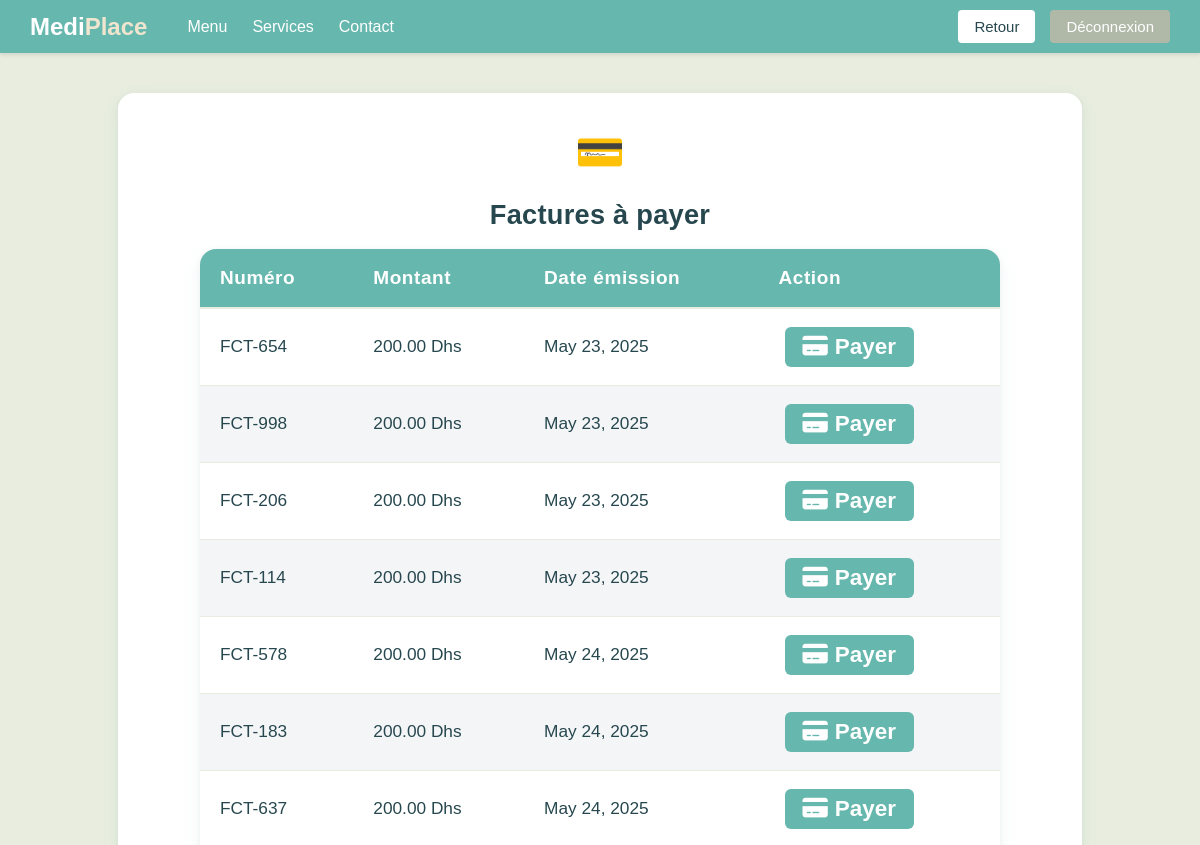
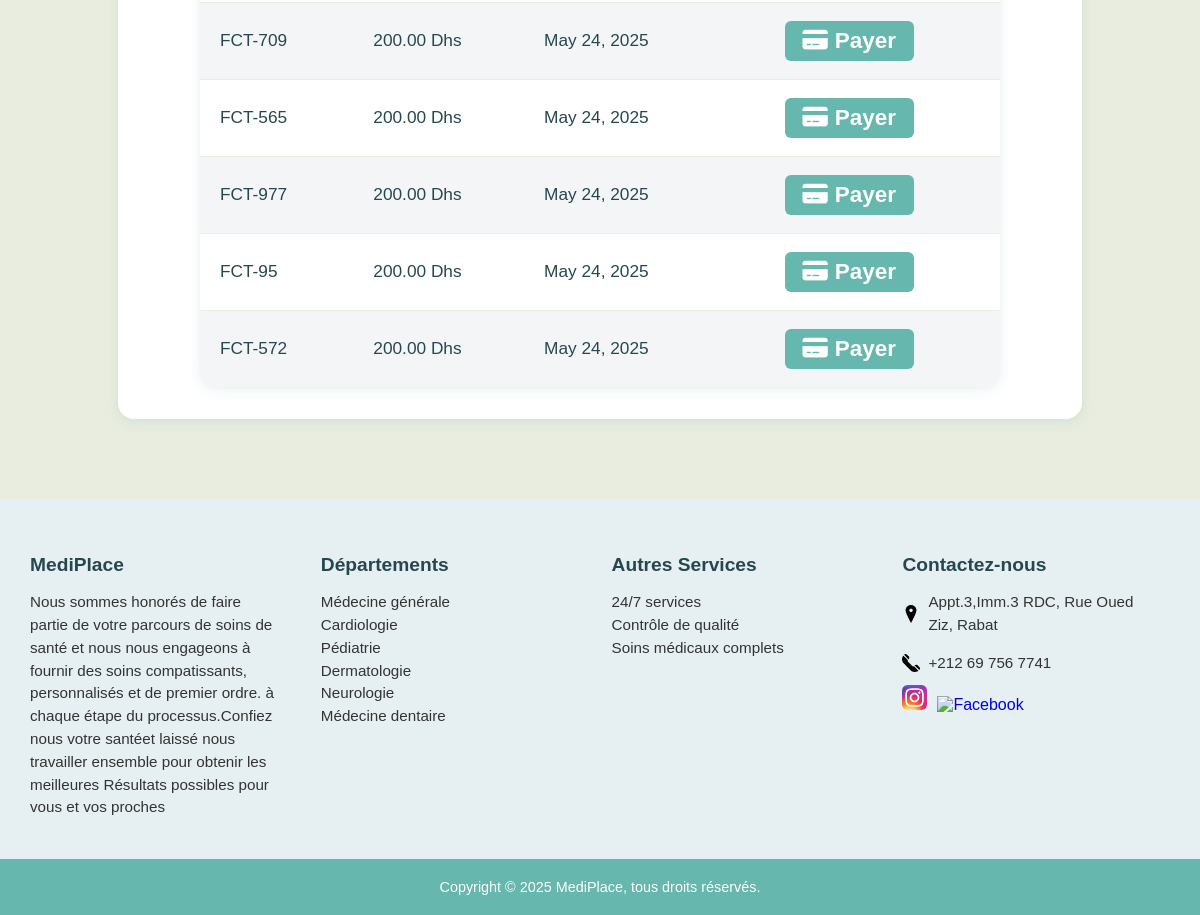
/payerpat/ (signed in), run on an earlier commit of the app's database (2 pictures, top to bottom).
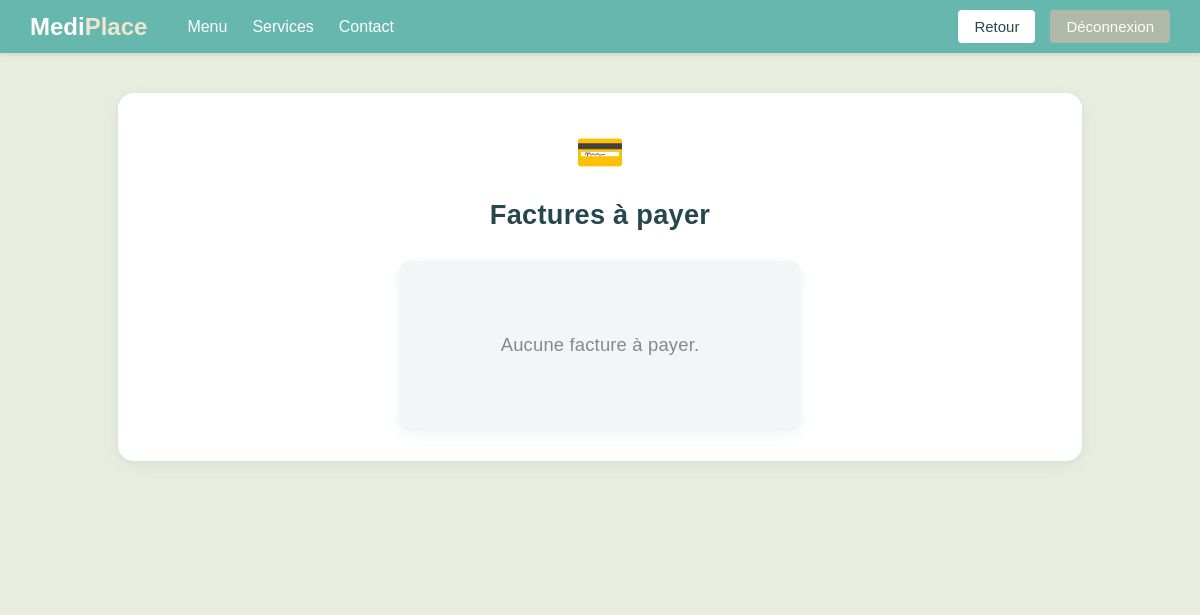
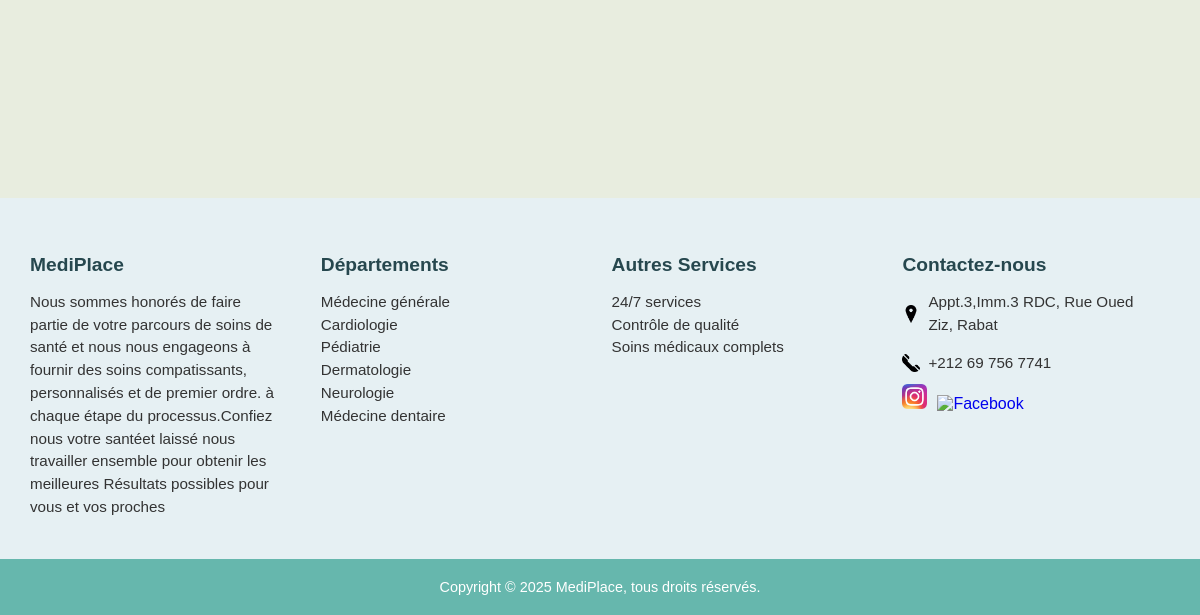
And on a later commit of the database (2 pictures, top to bottom).
### cabinet/models.py (models this page shows, shortened)
class Facture(models.Model):
    STATUT_CHOICES = [
        ('EN_ATTENTE', 'En attente'),
        ('PAYEE', 'Payée'),
    ]
    numero_facture = models.CharField(max_length=20, unique=True)
    montant = models.DecimalField(max_digits=10, decimal_places=2)
    date_emission = models.DateField(null=True, blank=True)
    date_paiement = models.DateField(null=True, blank=True)
    statut_paiement = models.CharField(max_length=20, choices=STATUT_CHOICES, default='EN_ATTENTE')
    rendez_vous = models.OneToOneField('RendezVous', on_delete=models.CASCADE, related_name='facture', null=True, blank=True)

### cabinet/views.py (the view)
# urls.py: path("payerpat/", views.effecpaiementpat, name="payerpat"),
def effecpaiementpat(request):
    emailpatt = request.session.get('user_email')
    if not emailpatt:
        return redirect('login')
    from .models import Facture, Patient
    patient = Patient.objects.get(email=emailpatt)
    if request.method == 'POST':
        facture_id = request.POST.get('facture_id')
        try:
            facture = Facture.objects.get(id=facture_id, rendez_vous__patient=patient, statut_paiement='EN_ATTENTE')
            facture.statut_paiement = 'PAYEE'
            facture.date_paiement = datetime.now().date()
            facture.save()
            msg = "Facture payée avec succès."
        except Facture.DoesNotExist:
            msg = "Facture introuvable ou déjà payée."
    else:
        msg = None
    factures = Facture.objects.filter(rendez_vous__patient=patient, statut_paiement='EN_ATTENTE')
    return render(request, 'cabinet/paiementpat.html', {'factures': factures, 'msg': msg})

### cabinet/templates/cabinet/paiementpat.html (shortened to what this page needs)
{% load static %}
<!DOCTYPE html>
<html lang="fr">
<head>
  <link rel="stylesheet" href="https://cdnjs.cloudflare.com/ajax/libs/font-awesome/6.5.0/css/all.min.css"/>
  <link rel="stylesheet" href="{% static 'cabinet/css/main_pat.css' %}"/>
  <link rel="stylesheet" href="{% static 'cabinet/css/Paiementpat.css' %}"/>
</head>
<body>
 {% include 'cabinet/headerbase.html' %}
  <section class="paiement-section">
    <div class="paiement-box">
      <div style="font-size:2.5em; margin-bottom: 10px; color:#66B7AD;">💳</div>
      <h2 style="font-size:1.7em; font-weight:700; margin-bottom: 18px; letter-spacing:0.01em;">Factures à payer</h2>
      {% if factures %}
        <form method="POST">
          <table class="modern-table" style="margin: 0 auto;">
            <thead>
              <tr>
                <th>Numéro</th>
                <th>Montant</th>
                <th>Date émission</th>
                <th>Action</th>
              </tr>
            </thead>
            <tbody>
              {% for facture in factures %}
              <tr>
                <td>{{ facture.numero_facture }}</td>
                <td>{{ facture.montant }} Dhs</td>
                <td>{{ facture.date_emission }}</td>
                <td>
                  <button type="submit" name="facture_id" value="{{ facture.id }}" class="action-btn" style="background:#66B7AD;color:white;border:none;border-radius:6px;padding:7px 18px;font-weight:600;display:flex;align-items:center;gap:7px;cursor:pointer;transition:background 0.2s;"><i class="fas fa-credit-card"></i> Payer</button>
                </td>
              </tr>
              {% endfor %}
            </tbody>
          </table>
        </form>
      {% else %}
        <div class="empty-history-msg">Aucune facture à payer.</div>
      {% endif %}
    </div>
  </section>
   <div style="height: 80px;"></div>
{% include 'cabinet/footerbase.html' %}
</body>
</html>

What changed in the data, as far as the page shows it:
removed Facture: numero_facture "FCT-654", montant "200.00", date_emission "May 23, 2025", {{ facture.id }} 25 (drawn)
removed Facture: numero_facture "FCT-998", montant "200.00", date_emission "May 23, 2025", {{ facture.id }} 26 (drawn)
removed Facture: numero_facture "FCT-206", montant "200.00", date_emission "May 23, 2025", {{ facture.id }} 27 (drawn)
removed Facture: numero_facture "FCT-114", montant "200.00", date_emission "May 23, 2025", {{ facture.id }} 28 (drawn)
removed Facture: numero_facture "FCT-578", montant "200.00", date_emission "May 24, 2025", {{ facture.id }} 29 (drawn)
removed Facture: numero_facture "FCT-183", montant "200.00", date_emission "May 24, 2025", {{ facture.id }} 30 (drawn)
removed Facture: numero_facture "FCT-637", montant "200.00", date_emission "May 24, 2025", {{ facture.id }} 31 (drawn)
removed Facture: numero_facture "FCT-709", montant "200.00", date_emission "May 24, 2025", {{ facture.id }} 32 (drawn)
removed Facture: numero_facture "FCT-565", montant "200.00", date_emission "May 24, 2025", {{ facture.id }} 33 (drawn)
removed Facture: numero_facture "FCT-977", montant "200.00", date_emission "May 24, 2025", {{ facture.id }} 34 (drawn)
removed Facture: numero_facture "FCT-95", montant "200.00", date_emission "May 24, 2025", {{ facture.id }} 35 (drawn)
removed Facture: numero_facture "FCT-572", montant "200.00", date_emission "May 24, 2025", {{ facture.id }} 36 (drawn)
Also different on the page:
text no longer shown: "Numéro Montant Date émission Action"
text now shown: "Aucune facture à payer."
